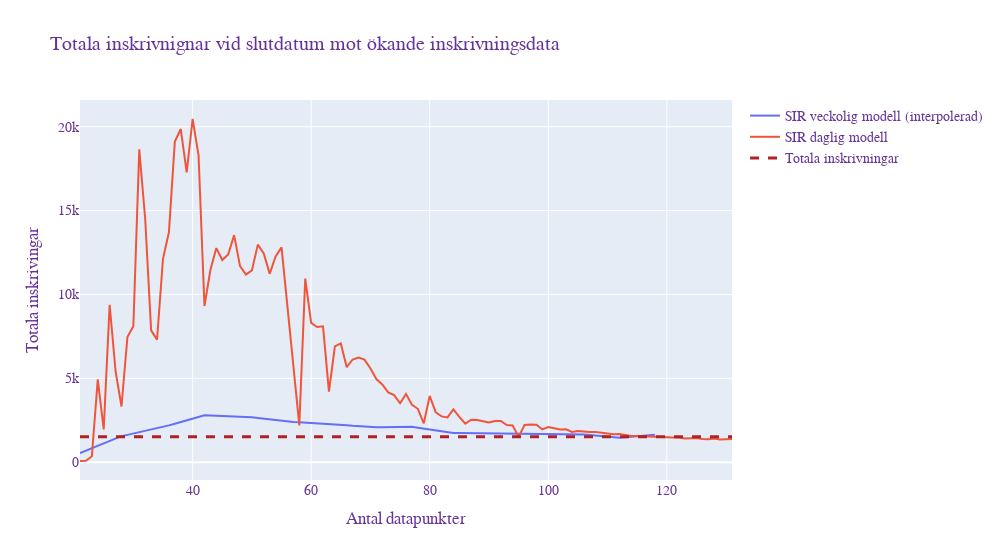
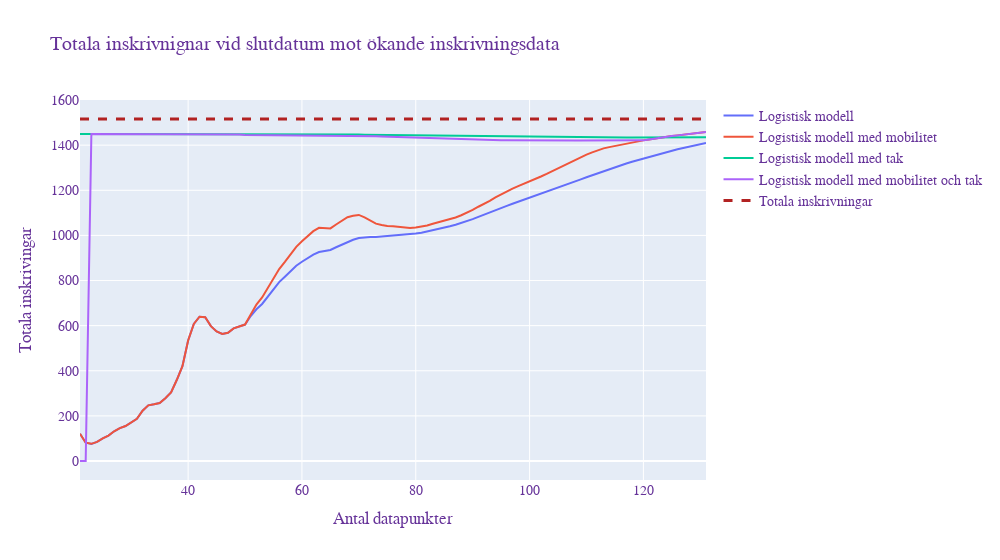

Notebook code cell kept with these figures, in order:
### Code cell
t_totaladmissions = np.linspace(21,131,111)
total_admissions = np.linspace(1516,1516,111)


Totaladmissionsfig1 = go.Figure()

#SIR total admissions week to daily
Totaladmissionsfig1.add_trace(go.Scatter(x=t_totaladmissions, 
                    y=SIR_totaladmissions_week2daily,
                    mode='lines',
                    name='SIR veckolig modell (interpolerad)'))

#SIR total admissions daily
Totaladmissionsfig1.add_trace(go.Scatter(x=t_totaladmissions, 
                    y=Totaladmissions['totalAdmissions_SIR_daily'],
                    mode='lines',
                    name='SIR daglig modell'))

#Total actual admssions
Totaladmissionsfig1.add_trace(go.Scatter(x=t_totaladmissions, 
                    y=total_admissions,
                    name='Totala inskrivningar',
                    line=dict(color='firebrick', width=3,
                              dash='dash')))



Totaladmissionsfig1.update_layout(
                    title='Totala inskrivnignar vid slutdatum mot ökande inskrivningsdata',
                    xaxis_title='Antal datapunkter',
                    yaxis_title='Totala inskrivingar',
                    autosize=False,
                    width=1000,
                    #xaxis_range=[pd.to_datetime('2020-03-01')+timedelta(days=21),pd.to_datetime('2020-03-01')+timedelta(days=42)+timedelta(days=data_points_MAPE)],
                    
                    font=dict(
                      family="Courier New, monospace",
                      size=14,
                      color="RebeccaPurple"
    )
) 
Totaladmissionsfig1.show()

Totaladmissionsfig2 = go.Figure()


#logistiska total admissions
Totaladmissionsfig2.add_trace(go.Scatter(x=t_totaladmissions, 
                    y=Totaladmissions['totalAdmissions_logistiska'],
                    mode='lines',
                    name='Logistisk modell'))

#logistiska mobilitet total admissions
Totaladmissionsfig2.add_trace(go.Scatter(x=t_totaladmissions, 
                    y=Totaladmissions['totalAdmissions_logistiska_mobilitet'],
                    mode='lines',
                    name='Logistisk modell med mobilitet'))

#logistiska tak total admissions
Totaladmissionsfig2.add_trace(go.Scatter(x=t_totaladmissions, 
                    y=Totaladmissions['totalAdmissions_logistiska_tak'],
                    mode='lines',
                    name='Logistisk modell med tak'))

#logistiska mobilitet tak MAPE
Totaladmissionsfig2.add_trace(go.Scatter(x=t_totaladmissions,
                    y=Totaladmissions['totalAdmissions_logistiska_mobilitet_tak'],
                    mode='lines',
                    name='Logistisk modell med mobilitet och tak'))

#Total actual admssions
Totaladmissionsfig2.add_trace(go.Scatter(x=t_totaladmissions, 
                    y=total_admissions,
                    name='Totala inskrivningar',
                    line=dict(color='firebrick', width=3,
                              dash='dash')))

Totaladmissionsfig2.update_layout(
                    title='Totala inskrivnignar vid slutdatum mot ökande inskrivningsdata',
                    xaxis_title='Antal datapunkter',
                    yaxis_title='Totala inskrivingar',
                    autosize=False,
                    width=1000,
                    #xaxis_range=[pd.to_datetime('2020-03-01')+timedelta(days=21),pd.to_datetime('2020-03-01')+timedelta(days=42)+timedelta(days=data_points_MAPE)],
                    
                    font=dict(
                      family="Courier New, monospace",
                      size=14,
                      color="RebeccaPurple"
    )
) 
Totaladmissionsfig2.show()

### Figure 1 — Plotly figure (JSON) as saved in the notebook; plotly's stock layout.template omitted (floating-point values rounded to 4 significant figures; data arrays with more than 128 entries replaced by an {"elided": "..."} marker saying what was removed)
{"data": [{"mode": "lines", "name": "SIR veckolig modell (interpolerad)", "type": "scatter", "x": [21, 22, 23, 24, 25, 26, 27, 28, 29, 30, 31, 32, 33, 34, 35, 36, 37, 38, 39, 40, 41, 42, 43, 44, 45, 46, 47, 48, 49, 50, 51, 52, 53, 54, 55, 56, 57, 58, 59, 60, 61, 62, 63, 64, 65, 66, 67, 68, 69, 70, 71, 72, 73, 74, 75, 76, 77, 78, 79, 80, 81, 82, 83, 84, 85, 86, 87, 88, 89, 90, 91, 92, 93, 94, 95, 96, 97, 98, 99, 100, 101, 102, 103, 104, 105, 106, 107, 108, 109, 110, 111, 112, 113, 114, 115, 116, 117, 118, 119, 120, 121, 122, 123, 124, 125, 126, 127, 128, 129, 130, 131], "y": {"elided": "896 float values"}}, {"mode": "lines", "name": "SIR daglig modell", "type": "scatter", "x": [21, 22, 23, 24, 25, 26, 27, 28, 29, 30, 31, 32, 33, 34, 35, 36, 37, 38, 39, 40, 41, 42, 43, 44, 45, 46, 47, 48, 49, 50, 51, 52, 53, 54, 55, 56, 57, 58, 59, 60, 61, 62, 63, 64, 65, 66, 67, 68, 69, 70, 71, 72, 73, 74, 75, 76, 77, 78, 79, 80, 81, 82, 83, 84, 85, 86, 87, 88, 89, 90, 91, 92, 93, 94, 95, 96, 97, 98, 99, 100, 101, 102, 103, 104, 105, 106, 107, 108, 109, 110, 111, 112, 113, 114, 115, 116, 117, 118, 119, 120, 121, 122, 123, 124, 125, 126, 127, 128, 129, 130, 131], "y": {"elided": "129 float values"}}, {"line": {"color": "firebrick", "dash": "dash", "width": 3}, "name": "Totala inskrivningar", "type": "scatter", "x": [21, 22, 23, 24, 25, 26, 27, 28, 29, 30, 31, 32, 33, 34, 35, 36, 37, 38, 39, 40, 41, 42, 43, 44, 45, 46, 47, 48, 49, 50, 51, 52, 53, 54, 55, 56, 57, 58, 59, 60, 61, 62, 63, 64, 65, 66, 67, 68, 69, 70, 71, 72, 73, 74, 75, 76, 77, 78, 79, 80, 81, 82, 83, 84, 85, 86, 87, 88, 89, 90, 91, 92, 93, 94, 95, 96, 97, 98, 99, 100, 101, 102, 103, 104, 105, 106, 107, 108, 109, 110, 111, 112, 113, 114, 115, 116, 117, 118, 119, 120, 121, 122, 123, 124, 125, 126, 127, 128, 129, 130, 131], "y": [1516, 1516, 1516, 1516, 1516, 1516, 1516, 1516, 1516, 1516, 1516, 1516, 1516, 1516, 1516, 1516, 1516, 1516, 1516, 1516, 1516, 1516, 1516, 1516, 1516, 1516, 1516, 1516, 1516, 1516, 1516, 1516, 1516, 1516, 1516, 1516, 1516, 1516, 1516, 1516, 1516, 1516, 1516, 1516, 1516, 1516, 1516, 1516, 1516, 1516, 1516, 1516, 1516, 1516, 1516, 1516, 1516, 1516, 1516, 1516, 1516, 1516, 1516, 1516, 1516, 1516, 1516, 1516, 1516, 1516, 1516, 1516, 1516, 1516, 1516, 1516, 1516, 1516, 1516, 1516, 1516, 1516, 1516, 1516, 1516, 1516, 1516, 1516, 1516, 1516, 1516, 1516, 1516, 1516, 1516, 1516, 1516, 1516, 1516, 1516, 1516, 1516, 1516, 1516, 1516, 1516, 1516, 1516, 1516, 1516, 1516]}], "layout": {"autosize": false, "font": {"color": "RebeccaPurple", "family": "Courier New, monospace", "size": 14}, "title": {"text": "Totala inskrivnignar vid slutdatum mot ökande inskrivningsdata"}, "width": 1000, "xaxis": {"title": {"text": "Antal datapunkter"}}, "yaxis": {"title": {"text": "Totala inskrivingar"}}}}

### Figure 2 — Plotly figure (JSON) as saved in the notebook; plotly's stock layout.template omitted (floating-point values rounded to 4 significant figures; data arrays with more than 128 entries replaced by an {"elided": "..."} marker saying what was removed)
{"data": [{"mode": "lines", "name": "Logistisk modell", "type": "scatter", "x": [21, 22, 23, 24, 25, 26, 27, 28, 29, 30, 31, 32, 33, 34, 35, 36, 37, 38, 39, 40, 41, 42, 43, 44, 45, 46, 47, 48, 49, 50, 51, 52, 53, 54, 55, 56, 57, 58, 59, 60, 61, 62, 63, 64, 65, 66, 67, 68, 69, 70, 71, 72, 73, 74, 75, 76, 77, 78, 79, 80, 81, 82, 83, 84, 85, 86, 87, 88, 89, 90, 91, 92, 93, 94, 95, 96, 97, 98, 99, 100, 101, 102, 103, 104, 105, 106, 107, 108, 109, 110, 111, 112, 113, 114, 115, 116, 117, 118, 119, 120, 121, 122, 123, 124, 125, 126, 127, 128, 129, 130, 131], "y": {"elided": "129 float values"}}, {"mode": "lines", "name": "Logistisk modell med mobilitet", "type": "scatter", "x": [21, 22, 23, 24, 25, 26, 27, 28, 29, 30, 31, 32, 33, 34, 35, 36, 37, 38, 39, 40, 41, 42, 43, 44, 45, 46, 47, 48, 49, 50, 51, 52, 53, 54, 55, 56, 57, 58, 59, 60, 61, 62, 63, 64, 65, 66, 67, 68, 69, 70, 71, 72, 73, 74, 75, 76, 77, 78, 79, 80, 81, 82, 83, 84, 85, 86, 87, 88, 89, 90, 91, 92, 93, 94, 95, 96, 97, 98, 99, 100, 101, 102, 103, 104, 105, 106, 107, 108, 109, 110, 111, 112, 113, 114, 115, 116, 117, 118, 119, 120, 121, 122, 123, 124, 125, 126, 127, 128, 129, 130, 131], "y": {"elided": "129 float values"}}, {"mode": "lines", "name": "Logistisk modell med tak", "type": "scatter", "x": [21, 22, 23, 24, 25, 26, 27, 28, 29, 30, 31, 32, 33, 34, 35, 36, 37, 38, 39, 40, 41, 42, 43, 44, 45, 46, 47, 48, 49, 50, 51, 52, 53, 54, 55, 56, 57, 58, 59, 60, 61, 62, 63, 64, 65, 66, 67, 68, 69, 70, 71, 72, 73, 74, 75, 76, 77, 78, 79, 80, 81, 82, 83, 84, 85, 86, 87, 88, 89, 90, 91, 92, 93, 94, 95, 96, 97, 98, 99, 100, 101, 102, 103, 104, 105, 106, 107, 108, 109, 110, 111, 112, 113, 114, 115, 116, 117, 118, 119, 120, 121, 122, 123, 124, 125, 126, 127, 128, 129, 130, 131], "y": {"elided": "129 float values"}}, {"mode": "lines", "name": "Logistisk modell med mobilitet och tak", "type": "scatter", "x": [21, 22, 23, 24, 25, 26, 27, 28, 29, 30, 31, 32, 33, 34, 35, 36, 37, 38, 39, 40, 41, 42, 43, 44, 45, 46, 47, 48, 49, 50, 51, 52, 53, 54, 55, 56, 57, 58, 59, 60, 61, 62, 63, 64, 65, 66, 67, 68, 69, 70, 71, 72, 73, 74, 75, 76, 77, 78, 79, 80, 81, 82, 83, 84, 85, 86, 87, 88, 89, 90, 91, 92, 93, 94, 95, 96, 97, 98, 99, 100, 101, 102, 103, 104, 105, 106, 107, 108, 109, 110, 111, 112, 113, 114, 115, 116, 117, 118, 119, 120, 121, 122, 123, 124, 125, 126, 127, 128, 129, 130, 131], "y": {"elided": "129 float values"}}, {"line": {"color": "firebrick", "dash": "dash", "width": 3}, "name": "Totala inskrivningar", "type": "scatter", "x": [21, 22, 23, 24, 25, 26, 27, 28, 29, 30, 31, 32, 33, 34, 35, 36, 37, 38, 39, 40, 41, 42, 43, 44, 45, 46, 47, 48, 49, 50, 51, 52, 53, 54, 55, 56, 57, 58, 59, 60, 61, 62, 63, 64, 65, 66, 67, 68, 69, 70, 71, 72, 73, 74, 75, 76, 77, 78, 79, 80, 81, 82, 83, 84, 85, 86, 87, 88, 89, 90, 91, 92, 93, 94, 95, 96, 97, 98, 99, 100, 101, 102, 103, 104, 105, 106, 107, 108, 109, 110, 111, 112, 113, 114, 115, 116, 117, 118, 119, 120, 121, 122, 123, 124, 125, 126, 127, 128, 129, 130, 131], "y": [1516, 1516, 1516, 1516, 1516, 1516, 1516, 1516, 1516, 1516, 1516, 1516, 1516, 1516, 1516, 1516, 1516, 1516, 1516, 1516, 1516, 1516, 1516, 1516, 1516, 1516, 1516, 1516, 1516, 1516, 1516, 1516, 1516, 1516, 1516, 1516, 1516, 1516, 1516, 1516, 1516, 1516, 1516, 1516, 1516, 1516, 1516, 1516, 1516, 1516, 1516, 1516, 1516, 1516, 1516, 1516, 1516, 1516, 1516, 1516, 1516, 1516, 1516, 1516, 1516, 1516, 1516, 1516, 1516, 1516, 1516, 1516, 1516, 1516, 1516, 1516, 1516, 1516, 1516, 1516, 1516, 1516, 1516, 1516, 1516, 1516, 1516, 1516, 1516, 1516, 1516, 1516, 1516, 1516, 1516, 1516, 1516, 1516, 1516, 1516, 1516, 1516, 1516, 1516, 1516, 1516, 1516, 1516, 1516, 1516, 1516]}], "layout": {"autosize": false, "font": {"color": "RebeccaPurple", "family": "Courier New, monospace", "size": 14}, "title": {"text": "Totala inskrivnignar vid slutdatum mot ökande inskrivningsdata"}, "width": 1000, "xaxis": {"title": {"text": "Antal datapunkter"}}, "yaxis": {"title": {"text": "Totala inskrivingar"}}}}
